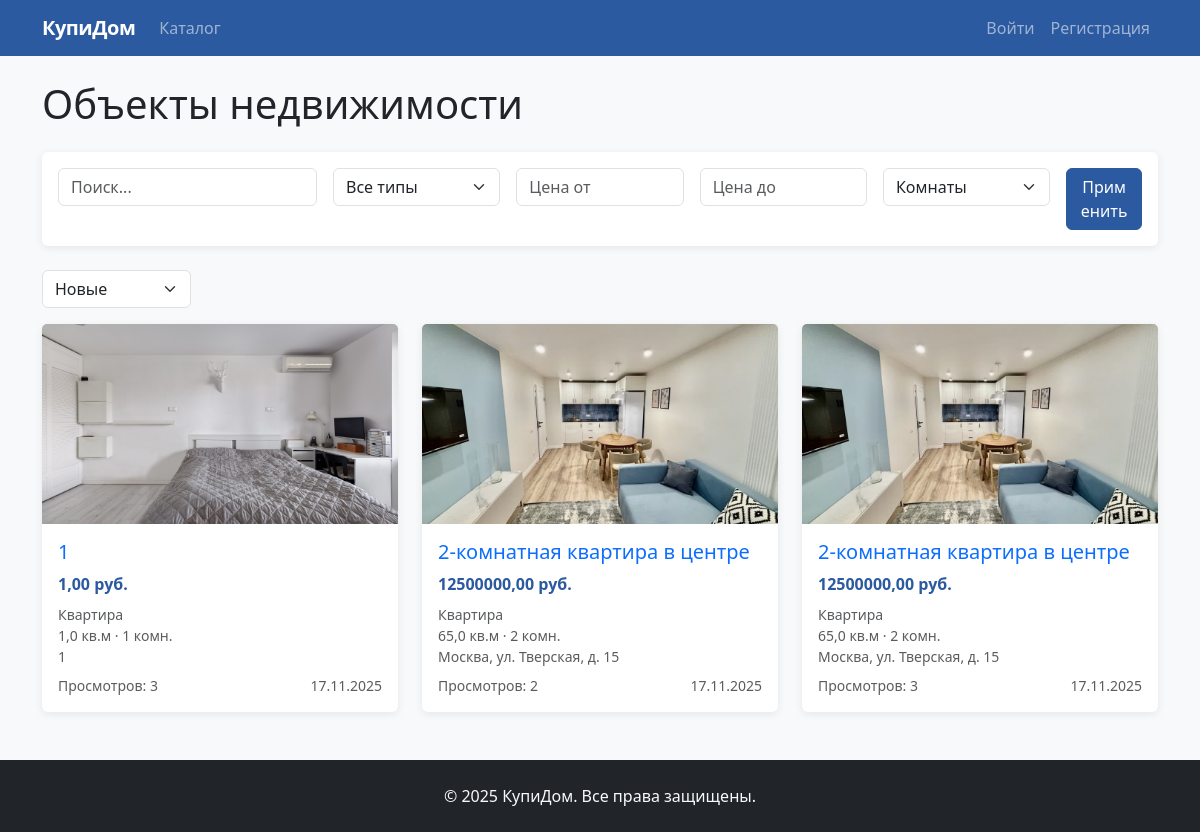
/properties/, run on an earlier commit of the app's database.
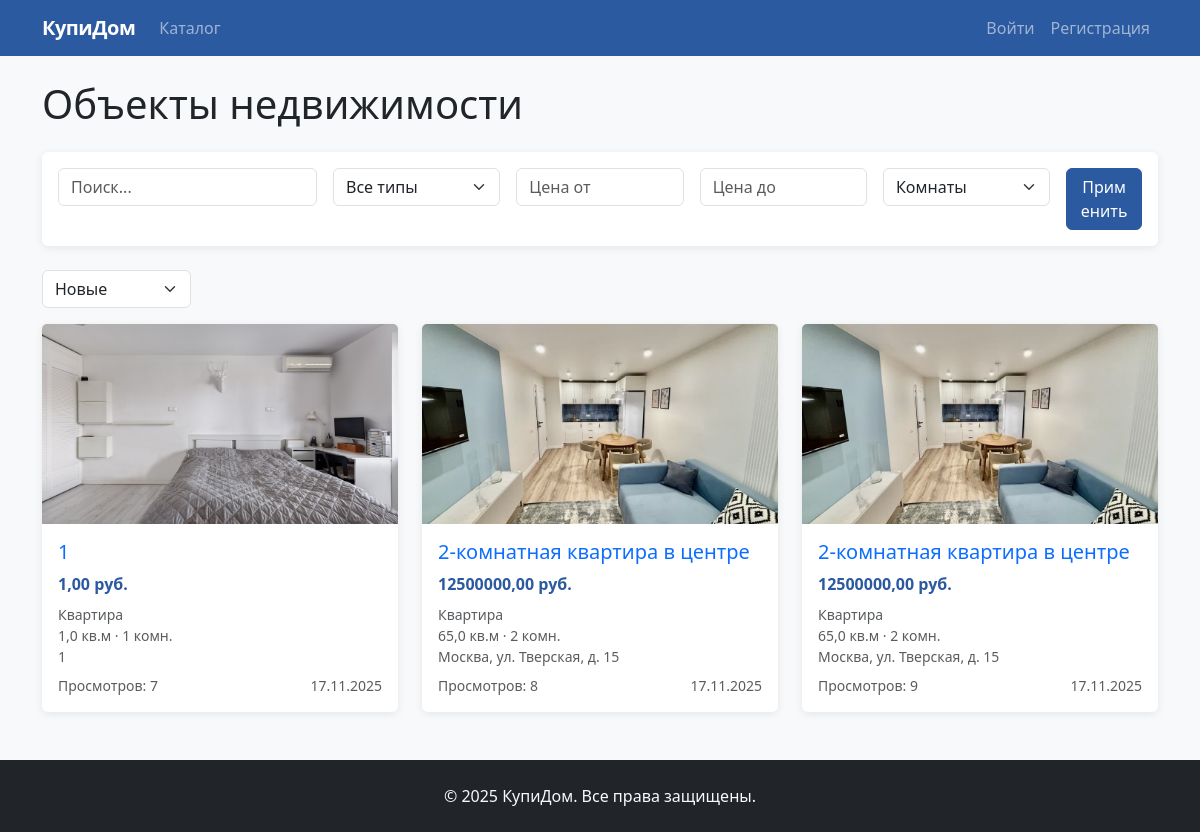
And on a later commit of the database.
### realty/models.py (models this page shows, shortened)
class Property(models.Model):
    STATUS_CHOICES = (
        ('active', 'Актуально'),
        ('sold', 'Продано'),
        ('hidden', 'Скрыто'),
    )
    PROPERTY_TYPES = (
        ('apartment', 'Квартира'),
        ('house', 'Дом'),
        ('land', 'Земельный участок'),
        ('commercial', 'Коммерческая недвижимость'),
    )
    title = models.CharField('Название', max_length=200)
    description = models.TextField('Описание')
    price = models.DecimalField('Цена', max_digits=12, decimal_places=2)
    property_type = models.CharField('Тип недвижимости', max_length=20, choices=PROPERTY_TYPES)
    area = models.FloatField('Площадь (кв.м)')
    rooms = models.IntegerField('Количество комнат', blank=True, null=True)
    location = models.CharField('Местоположение', max_length=300)
    created_by = models.ForeignKey(CustomUser, on_delete=models.CASCADE, related_name='properties')
    status = models.CharField('Статус', max_length=10, choices=STATUS_CHOICES, default='active')
    views = models.IntegerField('Просмотры', default=0)
    created_at = models.DateTimeField(auto_now_add=True)
    updated_at = models.DateTimeField(auto_now=True)
    class Meta:
        verbose_name = 'Объект недвижимости'
        verbose_name_plural = 'Объекты недвижимости'
        ordering = ['-created_at']

class PropertyImage(models.Model):
    property = models.ForeignKey(Property, on_delete=models.CASCADE, related_name='images')
    image = models.ImageField('Изображение', upload_to='property_images/')
    is_main = models.BooleanField('Основное изображение', default=False)

### realty/views.py (the view, shortened to what this page needs)
# urls.py: path('properties/', views.property_list, name='property_list'),
def property_list(request):
    properties = Property.objects.filter(status='active')
    property_type = request.GET.get('type')
    min_price = request.GET.get('min_price')
    max_price = request.GET.get('max_price')
    search = request.GET.get('search')
    rooms = request.GET.get('rooms')
    if property_type:
        properties = properties.filter(property_type=property_type)
    if min_price:
        properties = properties.filter(price__gte=min_price)
    if max_price:
        properties = properties.filter(price__lte=max_price)
    if search:
        properties = properties.filter(
            Q(title__icontains=search) |
            Q(description__icontains=search) |
            Q(location__icontains=search)
        )
    if rooms:
        properties = properties.filter(rooms=rooms)
    sort = request.GET.get('sort', '-created_at')
    if sort in ['price', '-price', 'created_at', '-created_at', 'views', '-views']:
        properties = properties.order_by(sort)
    paginator = Paginator(properties, 12)
    page_number = request.GET.get('page', 1)
    page_obj = paginator.get_page(page_number)
    context = {
        'page_obj': page_obj,
        'property_types': Property.PROPERTY_TYPES,
    }
    return render(request, 'realty/property_list.html', context)

### realty/templates/realty/property_list.html (shortened to what this page needs)
{% extends 'realty/base.html' %}
{% block content %}
<h1 class="mb-4">Объекты недвижимости</h1>
<form method="get" class="card mb-4">
    <div class="card-body">
        <div class="row g-3">
            <div class="col-md-3">
                <input type="text" name="search" class="form-control" placeholder="Поиск..." value="{{ request.GET.search }}">
            </div>
            <div class="col-md-2">
                <select name="type" class="form-select">
                    <option value="">Все типы</option>
                </select>
            </div>
            <div class="col-md-2">
                <input type="number" name="min_price" class="form-control" placeholder="Цена от" value="{{ request.GET.min_price }}">
            </div>
            <div class="col-md-2">
                <input type="number" name="max_price" class="form-control" placeholder="Цена до" value="{{ request.GET.max_price }}">
            </div>
            <div class="col-md-2">
                <select name="rooms" class="form-select">
                    <option value="">Комнаты</option>
                </select>
            </div>
            <div class="col-md-1">
                <button type="submit" class="btn btn-primary w-100">Применить</button>
            </div>
        </div>
    </div>
</form>
<form method="get" class="d-flex justify-content-between align-items-center mb-3">
    <div>
        <select name="sort" class="form-select" onchange="this.form.submit()" style="width: auto;">
            <option value="-created_at" {% if request.GET.sort == '-created_at' %}selected{% endif %}>Новые</option>
        </select>
    </div>
</form>
<div class="row">
    {% for property in page_obj %}
    <div class="col-md-6 col-lg-4 mb-4">
        <div class="card h-100">
            {% with main_image=property.images.first %}
                {% if main_image %}
                <img src="{{ main_image.image.url }}" class="card-img-top" alt="{{ property.title }}"
                     style="height: 200px; object-fit: cover;">
                {% else %}
                <div class="card-img-top bg-light d-flex align-items-center justify-content-center" style="height: 200px;">
                    <span class="text-muted">Нет изображения</span>
                </div>
                {% endif %}
            {% endwith %}
            <div class="card-body">
                <h5 class="card-title">
                    <a href="{% url 'property_detail' property.pk %}" class="text-decoration-none">{{ property.title }}</a>
                </h5>
                <div class="mb-2">
                    <strong class="text-primary">{{ property.price }} руб.</strong>
                </div>
                <div class="text-muted small mb-2">
                    <div>{{ property.get_property_type_display }}</div>
                    <div>{{ property.area }} кв.м · {% if property.rooms %}{{ property.rooms }} комн.{% endif %}</div>
                    <div>{{ property.location }}</div>
                </div>
                <div class="d-flex justify-content-between text-muted small">
                    <span>Просмотров: {{ property.views }}</span>
                    <span>{{ property.created_at|date:"d.m.Y" }}</span>
                </div>
            </div>
        </div>
    </div>
    {% endfor %}
</div>
{% endblock %}

What changed in the data, as far as the page shows it:
changed Property (number 1 of 3 on the later page): views "3" → "7"
changed Property (number 2 of 3 on the later page): views "2" → "8"
changed Property (number 3 of 3 on the later page): views "3" → "9"
